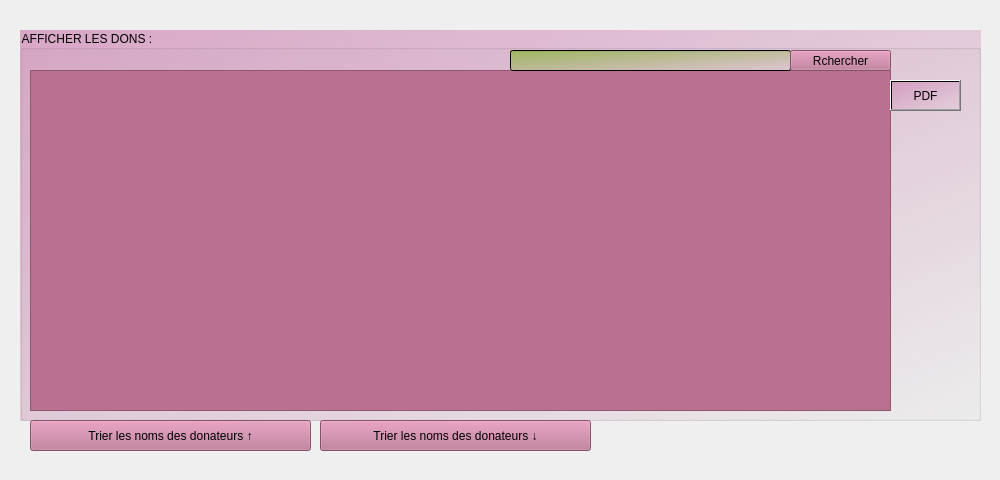
     <widget class="QWidget" name="tab">
      <attribute name="title">
       <string>Liste</string>
      </attribute>
      <widget class="QLabel" name="label_3">
       <property name="geometry">
        <rect>
         <x>-10</x>
         <y>10</y>
         <width>991</width>
         <height>461</height>
        </rect>
       </property>
       <property name="minimumSize">
        <size>
         <width>991</width>
         <height>461</height>
        </size>
       </property>
       <property name="maximumSize">
        <size>
         <width>991</width>
         <height>16777215</height>
        </size>
       </property>
       <property name="styleSheet">
        <string notr="true">

*
{


border-radius:15px;
}
#label_2:hover
{

border-radius:15px;
}</string>
       </property>
       <property name="text">
        <string/>
       </property>
       <property name="pixmap">
        <pixmap>../33.png</pixmap>
       </property>
      </widget>
      <widget class="QGroupBox" name="groupBox_afficher_2">
       <property name="geometry">
        <rect>
         <x>20</x>
         <y>30</y>
         <width>961</width>
         <height>391</height>
        </rect>
       </property>
       <property name="styleSheet">
        <string notr="true">*{background:qlineargradient(spread:pad, x1:0, y1:0, x2:1, y2:1, stop:0 rgba(210, 149, 188, 206), stop:1 rgba(255, 255, 255, 0));
font: 75 italic 12pt &quot;Times New Roman&quot;;}</string>
       </property>
       <property name="title">
        <string>AFFICHER LES DONS :</string>
       </property>
       <widget class="QTableView" name="tab_affiche_2">
        <property name="geometry">
         <rect>
          <x>10</x>
          <y>40</y>
          <width>861</width>
          <height>341</height>
         </rect>
        </property>
        <property name="styleSheet">
         <string notr="true">*{background:rgb(186, 113, 145);font: 75 italic 12pt &quot;Times New Roman&quot;;}</string>
        </property>
        <property name="autoScrollMargin">
         <number>16</number>
        </property>
        <property name="textElideMode">
         <enum>Qt::ElideLeft</enum>
        </property>
       </widget>
       <widget class="QLineEdit" name="lineEdit_8">
        <property name="geometry">
         <rect>
          <x>490</x>
          <y>20</y>
          <width>281</width>
          <height>21</height>
         </rect>
        </property>
        <property name="styleSheet">
         <string notr="true">*{background:qlineargradient(spread:pad, x1:0, y1:0, x2:1, y2:1, stop:0 rgba(157, 183, 94, 255), stop:1 rgba(255, 255, 255, 0))
;}
*{
font: 75 italic 12pt &quot;Times New Roman&quot;;}</string>
        </property>
        <property name="text">
         <string/>
        </property>
       </widget>
       <widget class="QPushButton" name="pushButton_7">
        <property name="geometry">
         <rect>
          <x>770</x>
          <y>20</y>
          <width>101</width>
          <height>21</height>
         </rect>
        </property>
        <property name="styleSheet">
         <string notr="true">*{
	font: 12pt&quot;Times New Roman&quot;;
background:rgb(186, 113, 145)
}
#pushButton_7::hover{
font: 75 italic 12pt &quot;Times New Roman&quot;;
background:brown;
color:white;
}</string>
        </property>
        <property name="text">
         <string>Rchercher</string>
        </property>
       </widget>
       <widget class="QPushButton" name="pushButton_24">
        <property name="geometry">
         <rect>
          <x>870</x>
          <y>50</y>
          <width>71</width>
          <height>31</height>
         </rect>
        </property>
        <property name="styleSheet">
         <string notr="true">#pushButton_24
{
font: 75 italic 12pt &quot;Times New Roman&quot;;}
#pushButton_24::hover{
font: 75 italic 12pt &quot;Times New Roman&quot;;
background:brown;
color:white;
}</string>
        </property>
        <property name="text">
         <string>PDF</string>
        </property>
       </widget>
      </widget>
      <widget class="QPushButton" name="pushButton_22">
       <property name="geometry">
        <rect>
         <x>30</x>
         <y>420</y>
         <width>281</width>
         <height>31</height>
        </rect>
       </property>
       <property name="styleSheet">
        <string notr="true">*{background:rgb(186, 113, 145);
font: 75 italic 12pt &quot;Times New Roman&quot;;}
#pushButton_22::hover{
font: 75 italic 12pt &quot;Times New Roman&quot;;
background:brown;
color:white;
}

 
</string>
       </property>
       <property name="text">
        <string>Trier les noms des donateurs ↑</string>
       </property>
      </widget>
      <widget class="QPushButton" name="pushButton_23">
       <property name="geometry">
        <rect>
         <x>320</x>
         <y>420</y>
         <width>271</width>
         <height>31</height>
        </rect>
       </property>
       <property name="styleSheet">
        <string notr="true">#pushButton_23
{background:rgb(186, 113, 145);
font: 75 italic 12pt &quot;Times New Roman&quot;;}
#pushButton_23::hover{
font: 75 italic 12pt &quot;Times New Roman&quot;;
background:brown;
color:white;
}
</string>
       </property>
       <property name="text">
        <string>Trier les noms des donateurs ↓</string>
       </property>
      </widget>
     </widget>
